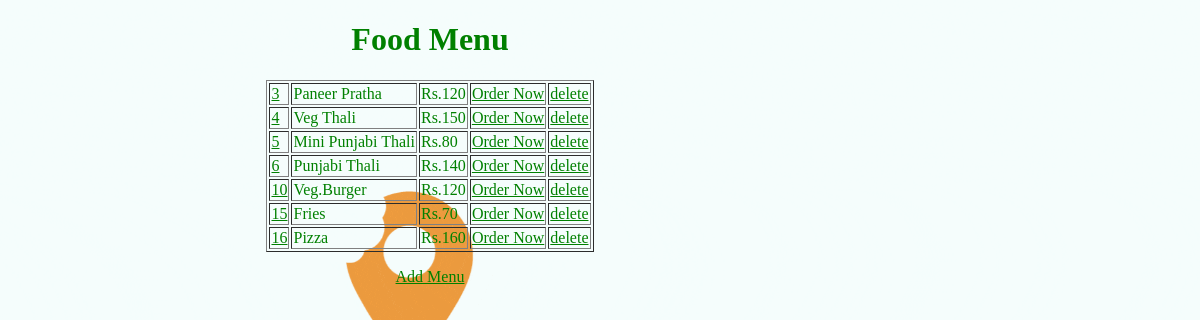
The app's page /index/add/ with its own data.
### welcome/models.py (models this page shows)
class Hotel(models.Model):
    ItemName = models.CharField(max_length=255)
    Price = models.CharField(max_length=255)

### welcome/views.py (the view)
# urls.py: path('index/add/',views.add, name='add'),
def add(request):
    myhotel = Hotel.objects.all().values()
    template = loader.get_template("oct6.html")
    context = {
        'myhotel': myhotel
    }
    return HttpResponse(template.render(context, request))

### template/oct6.html (shortened to what this page needs)
{% load static %}
<!DOCTYPE html>
<html lang="en">
<head>
</head>
<center>
<body>
<h1 class="h1">Food Menu</h1>
<table border="1">
    {% for x in myhotel %}
    <tr class="table">
        <td><a class="big" href="update/{{x.id}}">{{x.id}}</a></td>
        <td class="item">{{x.ItemName}}</td>
        <td class="price">{{x.Price}}</td>
        <td><a href="" class="low">Order Now</a></td>
        <td> <a class="low" href="delete/{{x.id}}">delete</a></td>
    </tr>
    {% endfor %}
</table>
</body>
    <p>
        <a  class = "dg" href="hotel/">Add Menu</a>
    </p>
</center>
</html>

### records on screen
Hotel: id "3", ItemName "Paneer Pratha", Price "Rs.120"
Hotel: id "4", ItemName "Veg Thali", Price "Rs.150"
Hotel: id "5", ItemName "Mini Punjabi Thali", Price "Rs.80"
Hotel: id "6", ItemName "Punjabi Thali", Price "Rs.140"
Hotel: id "10", ItemName "Veg.Burger", Price "Rs.120"
Hotel: id "15", ItemName "Fries", Price "Rs.70"
Hotel: id "16", ItemName "Pizza", Price "Rs.160"
